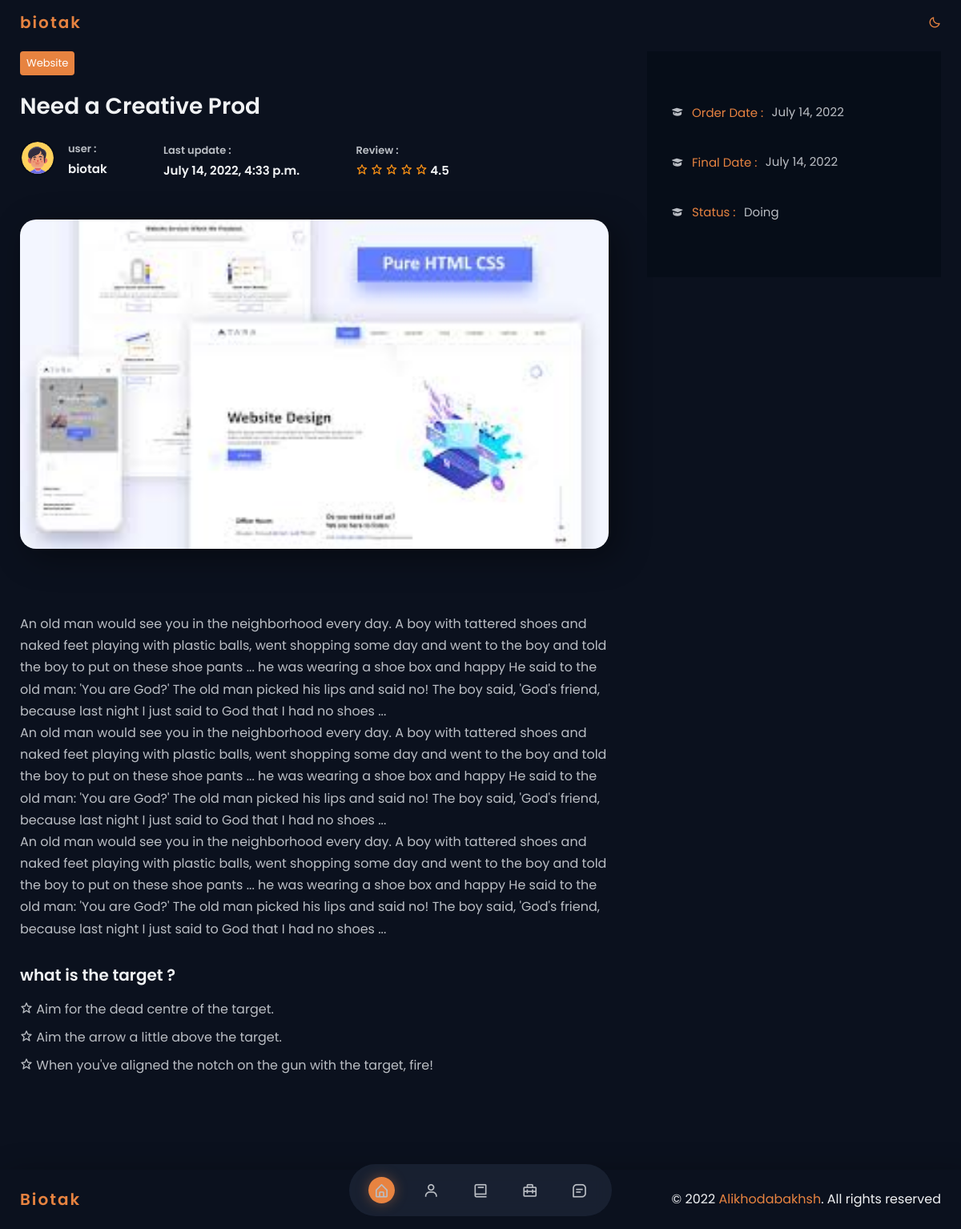
/portfolio/biotakfdg, run on the app's committed database.
### portfolio/models.py (models this page shows, shortened)
class UserProfile(models.Model):
    class Meta:
        verbose_name_plural = 'User Profiles'
        verbose_name = 'User Profile'
    user = models.OneToOneField(User, on_delete=models.CASCADE)
    avatar = models.FileField(blank=True, null=True, upload_to="avatar/")
    job = models.CharField(max_length=80, blank=True, null=True)
    bio = models.CharField(max_length=200, blank=True, null=True)
    cv = models.FileField(blank=True, null=True, upload_to="cv/")
    phone = models.CharField(max_length=11, blank=True, null=True)
    email = models.CharField(max_length=50, blank=True, null=True)
    address = models.CharField(max_length=200, blank=True, null=True)
    skills = models.ManyToManyField(Skill, blank=True)
    about_me = models.OneToOneField(
        AboutMe, on_delete=models.CASCADE, blank=True, null=True)
    github = models.URLField(blank=True, null=True)
    linkedin = models.URLField(blank=True, null=True)
    facebook = models.URLField(blank=True, null=True)
    twitter = models.URLField(blank=True, null=True)
    instagram = models.URLField(blank=True, null=True)

class Portfolio(models.Model):
    class Meta:
        verbose_name_plural = 'Portfolio'
        verbose_name = 'Portfolio'
        ordering = ["name"]
    name = models.CharField(max_length=20, blank=True, null=True)
    title = models.CharField(max_length=20, blank=True, null=True)
    sub_title = models.CharField(max_length=20, blank=True, null=True)
    slug = models.SlugField(null=False, unique=True)
    description = models.CharField(max_length=500, blank=True, null=True)
    body = RichTextField(blank=True, null=True)
    image = models.ImageField(blank=True, null=True, upload_to="portfolio")
    order_date = models.DateTimeField(auto_now_add=True, blank=True, null=True)
    final_date = models.DateTimeField(auto_now=True, blank=True, null=True)
    status = models.CharField(max_length=20, choices=STATUS )
    tag = models.CharField(max_length=20, blank=True, null=True)
    is_active = models.BooleanField(default=True)

### portfolio/views.py (the view)
# urls.py: path('portfolio/<slug:slug>', PortfolioDetailView.as_view(), name="portfolio-detail"),
class PortfolioDetailView(DetailView):
	model = Portfolio
	template_name = "portfolio-detail.html"

### config/context_processors.py (called while the page is built)
def project_context(request):
    context = {
        'me' : User.objects.first(),
    }
    return context

### templates/portfolio-detail.html (shortened to what this page needs)
{% extends 'base.html' %}
{% load static %}
{% block content %}
<section class="portfolio-detail section" id="portfolio-detail">
	<div class="details-container container grid ">
		<div class="details-group">
            <div class="details-tag">{{ object.tag }}</div>
            <h3 class="details-title"> {{ object.title }} </h3>
            <div class="details-meta">
                <div class="details-portfolio">
                    <img src="{{ me.userprofile.avatar.url }}" alt="{{ me.userprofile.avatar.url }}" class="details-portfolio-img">
                    <div class="details-data">
                        <span class="details-subtitle">user : </span>
                        <h3 class="details-data-title">{{ me.userprofile.user }}</h3>
                    </div>
                </div>
                <div class="details-update">
                    <span class="details-subtitle">Last update : </span>
                    <h3 class="details-data-title"> {{ object.final_date }} </h3>
                </div>
                <div class="details-rating">
                    <span class="details-subtitle">Review : </span>
                    <h3 class="details-data-title">
                        <i class='bx bx-star'></i>
                        <i class='bx bx-star'></i>
                        <i class='bx bx-star'></i>
                        <i class='bx bx-star'></i>
                        <i class='bx bx-star'></i>
                        <span class="review">4.5</span>
                    </h3>
                </div>
            </div>
            <img src="{{ object.image.url }}" alt="image-" class="details-img">
            <div class="portfolio-description">
                <p class="portfolio-description-details">
                    {{ object.body|safe }}
                </p>
                <div class="description-list">
                    <h3 class="description-list-title"> what is the target ? </h3>
                    <div class="description-list-details">
                        <p class="description-list-data">
                            <i class='bx bx-star details-icon'></i>
                            Aim for the dead centre of the target.
                        </p>
                        <p class="description-list-data">
                            <i class='bx bx-star details-icon'></i>
                            Aim the arrow a little above the target.
                        </p>
                        <p class="description-list-data">
                            <i class='bx bx-star details-icon'></i>
                            When you've aligned the notch on the gun with the target, fire!
                        </p>
                    </div>
                </div>
            </div>
        </div>
        <div class="introduction">
            <div class="introduction-content">
                <div class="introduction-group">
                    <i class='bx bxs-graduation introduction-icon'></i>
                    <h3 class="introduction-info"><span> Order Date :</span>  {{ object.order_date|date }}</h3>
                </div>
                <div class="introduction-group">
                    <i class='bx bxs-graduation introduction-icon'></i>
                    <h3 class="introduction-info"><span> Final Date :</span>  {{ object.final_date|date }}</h3>
                </div>
                <div class="introduction-group">
                    <i class='bx bxs-graduation introduction-icon'></i>
                    <h3 class="introduction-info"><span> Status :</span>  {{ object.status }} </h3>
                </div>
            </div>
        </div>
	</div>
</section>
{% include 'footer.html' %}
{% endblock content %}

### templates/base.html (shortened to what this page needs)
<!DOCTYPE html>
{% load static %}
<html lang="en">
<head>
  <link href='https://unpkg.com/boxicons@2.1.2/css/boxicons.min.css' rel='stylesheet'>
  <link href="https://cdn.lineicons.com/3.0/lineicons.css" rel="stylesheet">
  <link rel="stylesheet" href="{% static 'assets/css/style.css' %}">
</head>
<body id="top" class="dark_theme">
  {% block body %}
  {% include 'header.html' %}
  {% block content %}
  {% endblock content %}
  {% endblock body %}
</body>
</html>

### templates/header.html
{% load static %}
  <header class="header" id="header">
    <nav class="nav container">
        <a href="{% url 'portfolio:home' %}" class=" nav__logo ">{{ me.userprofile.user }}</a>
        <div class="nav__menu">
            <ul class="nav__list">
                <li class="nav__item">
                    <a href="#home" class="nav__link active-link">
                        <i class='bx bx-home-alt'></i>
                    </a>
                </li>
                <li class="nav__item">
                    <a href="#about" class="nav__link">
                        <i class='bx bx-user'></i>
                    </a>
                </li>
                <li class="nav__item">
                    <a href="#services" class="nav__link">
                        <i class='bx bx-book'></i>
                    </a>
                </li>
                <li class="nav__item">
                    <a href="#resume" class="nav__link">
                        <i class='bx bx-briefcase-alt-2'></i>
                    </a>
                </li>
                <li class="nav__item">
                    <a href="#portfolio" class="nav__link">
                        <i class='bx bx-message-square-detail'></i>
                    </a>
                </li>
            </ul>
        </div>
          <i class='bx bx-moon nav__theme change-theme' id="theme-button"></i>
    </nav>
  </header>

### templates/footer.html
<footer class="footer">
    <div class="container">
      <p class="h1 logo">
        <a href="#" class="nav__logo">
          Biotak
        </a>
      </p>
      <p class="copyright">
        &copy; 2022 <a href="#">Alikhodabakhsh</a>. All rights reserved
      </p>
    </div>
  </footer>

### data on the page
Portfolio: tag "Website", title "Need a Creative Prod", final_date "July 14, 2022, 4:33 p.m.", image (picture), body "An old man would see you in the neighborhood every day. A boy with tattered shoes and naked feet playing with plastic balls, went shopping some day and went to the boy and told the boy to put on these shoe pants ... he was wearing a shoe box and happy He said to the old man: 'You are God?' The old man picked his lips and said no! The boy said, 'God's friend, because last night I just said to God that I had no shoes ... An old man would see you in the neighborhood every day. A boy with tattered shoes and naked feet playing with plastic balls, went shopping some day and went to the boy and told the boy to put on these shoe pants ... he was wearing a shoe box and happy He said to the old man:…", order_date "July 14, 2022", final_date "July 14, 2022", status "Doing"

### other printed values
{{ me.userprofile.user }} "biotak"
